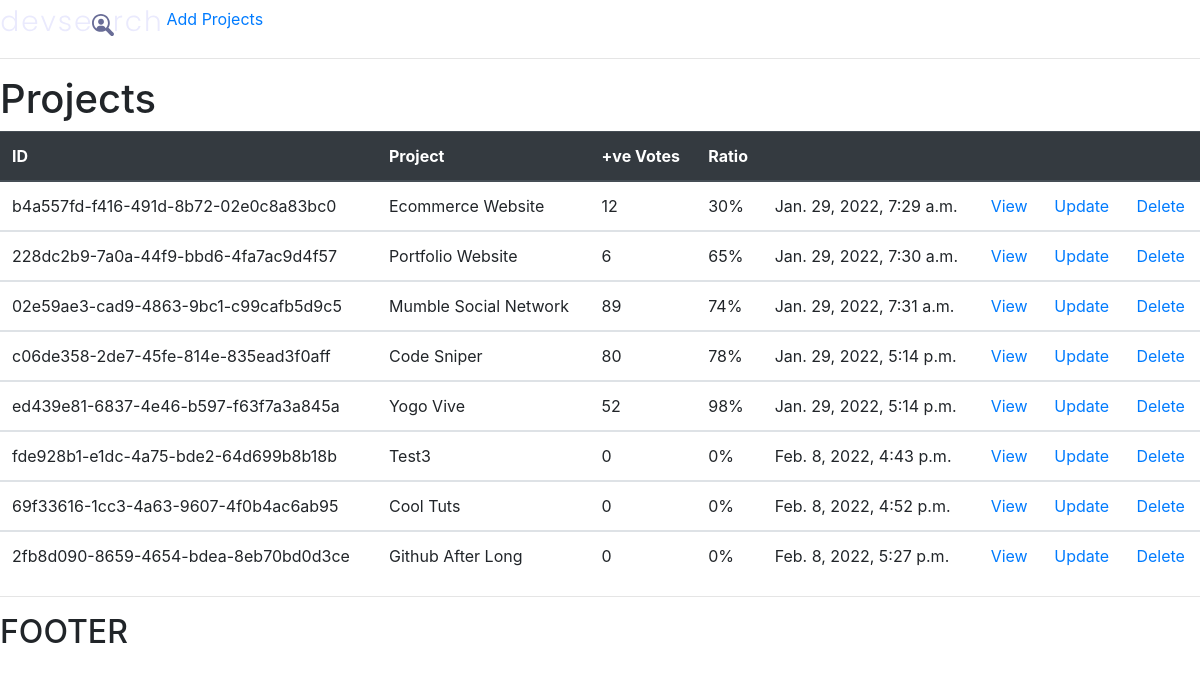
The app's page /, older data.
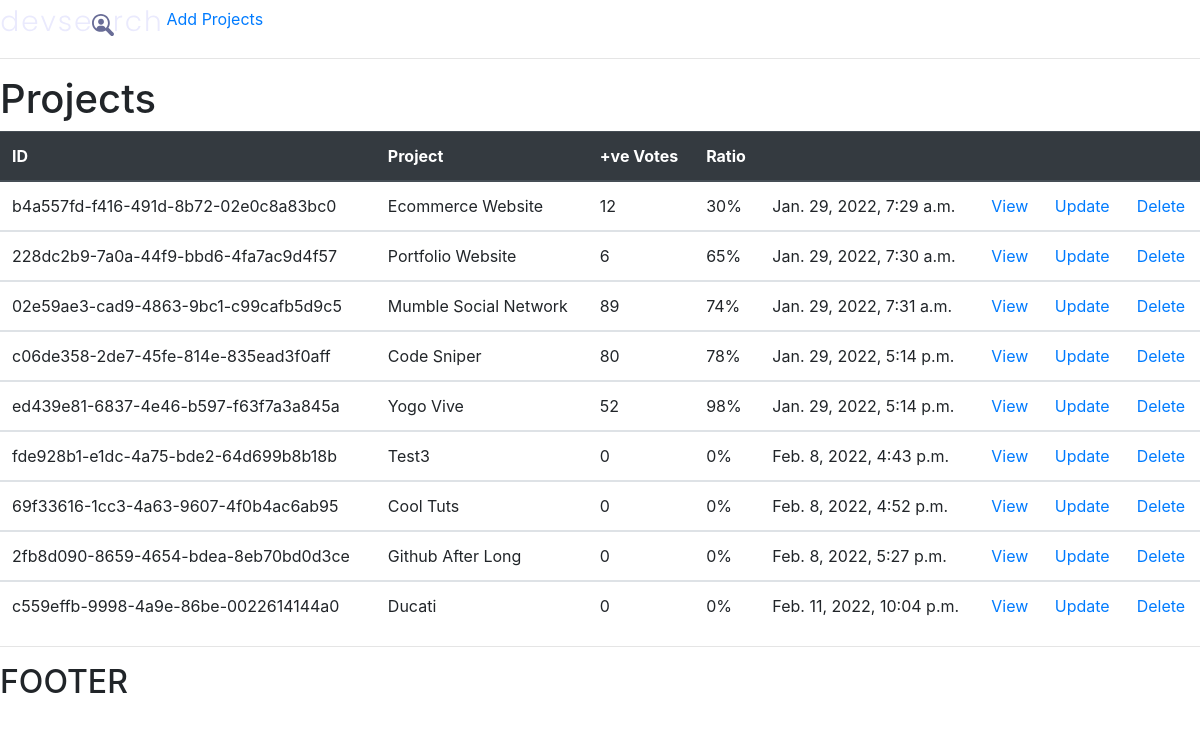
The same page, newer data.
### projects/models.py (models this page shows, shortened)
class Project(models.Model):
    title = models.CharField( max_length=200)
    description = models.TextField(null=True, blank=True)
    featured_image = models.ImageField(null=True, blank=True, default="default.jpg")
    demo_link = models.CharField(max_length=2000, null=True, blank=True)
    source_link = models.CharField(max_length=2000, null=True, blank=True)
    tags = models.ManyToManyField('Tag', blank=True)
    vote_total = models.IntegerField(default=0, null=True, blank=True)
    vote_ratio = models.IntegerField(default=0, null=True, blank=True)
    created = models.DateTimeField(auto_now_add=True)
    id = models.UUIDField(default=uuid.uuid4, unique=True, primary_key=True, editable=False)

### projects/views.py (the view)
# urls.py: path( '', include('projects.urls'))
def projects(request):
    projects = Project.objects.all()
    context = {'projects': projects}
    return render(request, 'projects/projects.html', context)

### projects/templates/projects/projects.html
{% extends 'main.html' %}
{% block content %}
<h1>Projects</h1>
<table class="table">
    <thead class="thead-dark">
    <tr>
        <th scope="col"> ID </th>
        <th scope="col"> Project </th>
        <th scope="col"> +ve Votes </th>
        <th scope="col"> Ratio </th>
        <th scope="col"></th>
        <th scope="col"></th>
        <th scope="col"></th>
        <th scope="col"></th>
    </tr>
    </thead>
    {% for project in projects %}
    <tbody>
    <tr>
        <td> {{project.id}} </td>
        <td> {{project.title}} </td>
        <td> {{project.vote_total}} </td>
        <td> {{project.vote_ratio}}% </td>
        <td> {{project.created}} </td>
       <td><a href="{% url 'project' project.id %}"> View</a></td>
       <td><a href="{% url 'update-project' project.id %}"> Update </a></td>
       <td><a href="{% url 'delete-project' project.id %}"> Delete </a></td>
    </tr>
    {% endfor %}
</tbody>
</table>
{% endblock content %}

Row changes from the older to the newer data that the page shows:
added Project: id "c559effb-9998-4a9e-86be-0022614144a0", title "Ducati", vote_total "0", vote_ratio "0", created "Feb. 11, 2022, 10:04 p.m."
